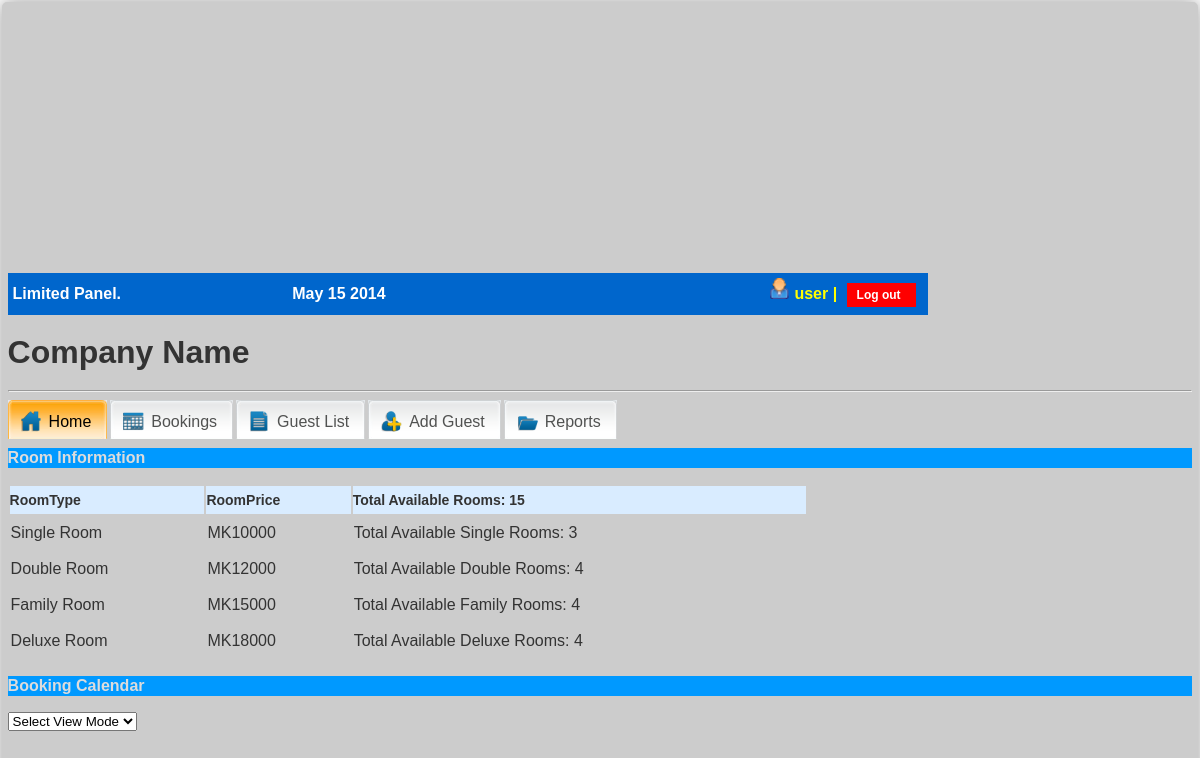
The app's page /user/home.php (signed in) with its own data.
### tables this page shows
CREATE TABLE `roomprices` (
  `RoomPriceId` int(3) NOT NULL,
  `RoomPrice` int(10) NOT NULL,
  PRIMARY KEY  (`RoomPriceId`)
);

### user/includes/checkaccess.php (called while the page is built, shortened)
<?php
$logoutAction = $_SERVER['PHP_SELF']."?doLogout=true";
?>

### user/home.php (the view, shortened to what this page needs)
<?php
require_once('includes/checkaccess.php');
require_once('../Connections/db_link.php');
$yes = 'Yes';	$single = '1'; $dbl = '2'; $fam = '3'; $dlx = '4';
	$sql_availablerooms = "SELECT RoomNo FROM rooms WHERE Available = '$yes' ";
$result_availablerooms = mysql_query($sql_availablerooms, $db_link) or die(mysql_error());
$totalRows_availablerooms = mysql_num_rows($result_availablerooms);
	$sql_availablesingles = "SELECT RoomNo FROM rooms WHERE Available = '$yes' AND RoomTypeId = '$single' ";
$result_availablesingles = mysql_query($sql_availablesingles, $db_link) or die(mysql_error());
$totalRows_availablesingles = mysql_num_rows($result_availablesingles);
	$sql_availabledbl = "SELECT RoomNo FROM rooms WHERE Available = '$yes' AND RoomTypeId = '$dbl' ";
$result_availabledbl = mysql_query($sql_availabledbl, $db_link) or die(mysql_error());
$totalRows_availabledbl = mysql_num_rows($result_availabledbl);
	$sql_availablefam = "SELECT RoomNo FROM rooms WHERE Available = '$yes' AND RoomTypeId = '$fam' ";
$result_availablefam = mysql_query($sql_availablefam, $db_link) or die(mysql_error());
$totalRows_availablefam = mysql_num_rows($result_availablefam);
	$sql_availabledlx = "SELECT RoomNo FROM rooms WHERE Available = '$yes' AND RoomTypeId = '$dlx' ";
$result_availabledlx = mysql_query($sql_availabledlx, $db_link) or die(mysql_error());
$totalRows_availabledlx = mysql_num_rows($result_availabledlx);
	$query_roomprices = "SELECT roomprices.RoomPrice, roomtypes.RoomTypeId FROM (roomprices INNER JOIN rooms ON roomprices.RoomPriceId = rooms.RoomPriceId) INNER JOIN roomtypes ON rooms.RoomTypeId = roomtypes.RoomTypeId WHERE (((roomtypes.RoomTypeId)= '1'))";
$all_roomprices = mysql_query($query_roomprices,$db_link)or die(mysql_error());
$row_roomprices = mysql_fetch_assoc($all_roomprices);
	$query_roomprices_dbl = "SELECT roomprices.RoomPrice, roomtypes.RoomTypeId FROM (roomprices INNER JOIN rooms ON roomprices.RoomPriceId = rooms.RoomPriceId) INNER JOIN roomtypes ON rooms.RoomTypeId = roomtypes.RoomTypeId WHERE (((roomtypes.RoomTypeId)= '2'))";
$all_roomprices_dbl = mysql_query($query_roomprices_dbl,$db_link)or die(mysql_error());
$row_roomprices_dbl = mysql_fetch_assoc($all_roomprices_dbl);
	$query_roomprices_fam = "SELECT roomprices.RoomPrice, roomtypes.RoomTypeId FROM (roomprices INNER JOIN rooms ON roomprices.RoomPriceId = rooms.RoomPriceId) INNER JOIN roomtypes ON rooms.RoomTypeId = roomtypes.RoomTypeId WHERE (((roomtypes.RoomTypeId)= '3'))";
$all_roomprices_fam = mysql_query($query_roomprices_fam,$db_link)or die(mysql_error());
$row_roomprices_fam = mysql_fetch_assoc($all_roomprices_fam);
	$query_roomprices_dlx = "SELECT roomprices.RoomPrice, roomtypes.RoomTypeId FROM (roomprices INNER JOIN rooms ON roomprices.RoomPriceId = rooms.RoomPriceId) INNER JOIN roomtypes ON rooms.RoomTypeId = roomtypes.RoomTypeId WHERE (((roomtypes.RoomTypeId)= '4'))";
$all_roomprices_dlx = mysql_query($query_roomprices_dlx,$db_link)or die(mysql_error());
$row_roomprices_dlx = mysql_fetch_assoc($all_roomprices_dlx);
?>
<!DOCTYPE HTML PUBLIC "-//W3C//DTD HTML 4.01 Transitional//EN" "http://www.w3.org/TR/html4/loose.dtd">
<html>
<head>
<link href="../lib/styles/main_style.css" media="screen" rel="stylesheet" type="text/css" />
</head>
<body>
<table class="container" align="center">
<tr><td>
<table class="info_bar" cellspacing="5px" cellpadding="0px" width="920px" >
<tr>
<td class="info">Limited Panel.</td>
<td class="info"><?php echo date("F d Y")?></td>
<td class="logout_box"><img src = "../lib/images/online_u.png" > <?php echo $_SESSION['MM_Username']; ?> | <a href="<?php echo $logoutAction ?>" class="linkAsButton"><span>Log out</span></a></td>
</tr></table>
<div class="header">
<h1>Company Name</h1>
<hr />
<div class="menu">
	<ul>
	<li class="homeActive"><a href="home.php"><span>Home</span></a></li>
	<li class="booking"><a href="bookings.php"><span>Bookings</span></a> </li>
	<li class="list"><a href="guestlist.php"><span>Guest List</span></a> </li>
	<li class="add"><a href="addguest/checkrooms.php"><span>Add Guest</span></a> </li>
	<li class="report"><a href=""><span>Reports</span></a></li>
</ul></div>
<br/>
<h3>Room Information</h3>
<table border="0" width ="800px">
  <tr>
    <th>RoomType</th>
    <th>RoomPrice</th>
	<th>Total Available Rooms: <?php echo $totalRows_availablerooms; ?></th>
  </tr>
    <tr>
      <td >Single Room </td>
      <td><?php echo "MK".$row_roomprices['RoomPrice']; ?></td>
	  <td>Total Available Single Rooms: <?php echo $totalRows_availablesingles; ?></td>
    </tr><tr>
	  <td>Double Room </td>
      <td><?php echo "MK".$row_roomprices_dbl['RoomPrice']; ?></td>
	  <td>Total Available Double Rooms: <?php echo $totalRows_availabledbl; ?></td>
	  </tr><tr>
	  <td>Family Room </td>
      <td><?php echo "MK".$row_roomprices_fam['RoomPrice']; ?></td>
	  <td>Total Available Family Rooms: <?php echo $totalRows_availablefam; ?></td>
	  </tr><tr>
	  <td>Deluxe Room </td>
      <td><?php echo "MK".$row_roomprices_dlx['RoomPrice']; ?></td>
	  <td>Total Available Deluxe Rooms: <?php echo $totalRows_availabledlx; ?></td>
    </tr>
</table>
<h3>Booking Calendar</h3>
<form>
<select name="view" onChange="showBooking(this.value)" >
<option value="">Select View Mode</option>
</select>
</form>
</td>
</tr></table>
</body>
</html>

### records on screen
roomprices: RoomPrice "10000"
roomprices: RoomPrice "12000"
roomprices: RoomPrice "15000"
roomprices: RoomPrice "18000"

### other values on screen
$_SESSION['MM_Username'] "user"
$totalRows_availablerooms "15"
$totalRows_availablesingles "3"
$totalRows_availabledbl "4"
$totalRows_availablefam "4"
$totalRows_availabledlx "4"
